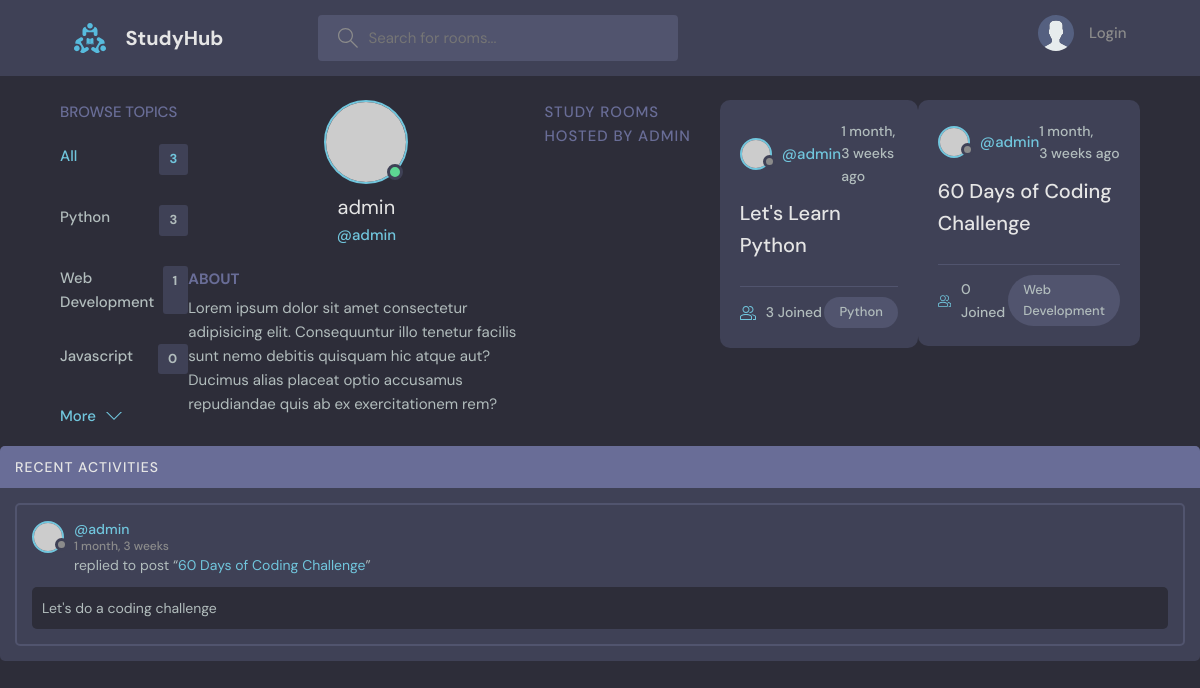
Page /profile/1/ on the committed database.
### base/models.py (models this page shows, shortened)
class Topic(models.Model):
    name = models.CharField(max_length=200)

class Room(models.Model):
    host = models.ForeignKey(User, on_delete=models.SET_NULL, null=True)
    topic = models.ForeignKey(Topic, on_delete=models.SET_NULL, null=True)
    name = models.CharField(max_length=200)
    description = models.TextField(null=True, blank=True)
    participants = models.ManyToManyField(User, related_name='participants', blank=True)
    updated = models.DateTimeField(auto_now=True)
    created = models.DateTimeField(auto_now_add=True)
    class Meta:
        ordering = ['-updated', '-created']
    def __str__(self):
        return self.name

class Message(models.Model):
    user = models.ForeignKey(User, on_delete=models.CASCADE)
    room = models.ForeignKey(Room, on_delete=models.CASCADE)
    body = models.TextField()
    updated = models.DateTimeField(auto_now=True)
    created = models.DateTimeField(auto_now_add=True)
    class Meta:
        ordering = ['-updated', '-created']

### base/views.py (the view)
# urls.py: path("profile/<str:pk>/", views.user_profile, name="user-profile"),
def user_profile(request, pk):
    user = User.objects.get(id=pk)
    rooms = user.room_set.all()
    room_messages = user.message_set.all()
    topics = Topic.objects.all()
    context = {'user': user, 'rooms':rooms, 'room_messages': room_messages, 'topics': topics}
    return render(request, 'base/profile.html', context)

### base/templates/base/profile.html (shortened to what this page needs)
{% extends 'main.html' %}
{% block content %}
  <main class="profile-page layout layout--3">
    <div class="container">
      {% include 'base/topics_component.html' %}
        <div class="profile">
          <div class="profile__avatar">
            <div class="avatar avatar--large active">
              <img src="https://randomuser.me/api/portraits/men/11.jpg" />
            </div>
          </div>
          <div class="profile__info">
            <h3>{{user.username}}</h3>
            <p>@{{user.username}}</p>
          </div>
          <div class="profile__about">
            <h3>About</h3>
            <p>
              Lorem ipsum dolor sit amet consectetur adipisicing elit. Consequuntur illo tenetur
              facilis sunt nemo debitis quisquam hic atque aut? Ducimus alias placeat optio
              accusamus repudiandae quis ab ex exercitationem rem?
            </p>
          </div>
        </div>
        <div class="roomList__header">
          <div>
            <h2>Study Rooms Hosted by {{user.username}}</a>
            </h2>
          </div>
        </div>
        {% include 'base/feed_component.html' %}
      </div>
      {% include 'base/activity_component.html' %}
  </main>
{% endblock content %}

### base/templates/base/topics_component.html
<div class="topics">
    <div class="topics__header">
        <h2>Browse Topics</h2>
    </div>
    <ul class="topics__list">
        <li>
            <a href="/" class="active">All <span>{{topics.count}}</span></a>
        </li>
        {% for topic in topics %}
        <li>
            <a href="{% url 'home' %}?q={{topic.name}}">{{topic.name}} <span>{{topic.room_set.all.count}}</span></a>
        </li>
        {% endfor %}
    </ul>
    <a class="btn btn--link" href="{% url 'topics' %}">
        More
        <svg version="1.1" xmlns="http://www.w3.org/2000/svg" width="32" height="32" viewBox="0 0 32 32">
            <title>chevron-down</title>
            <path d="M16 21l-13-13h-3l16 16 16-16h-3l-13 13z"></path>
        </svg>
    </a>
</div>

### base/templates/base/feed_component.html (shortened to what this page needs)
{% for room in rooms%}
<div class="roomListRoom">
    <div class="roomListRoom__header">
        <a href="{% url 'user-profile' room.host.id %}" class="roomListRoom__author">
            <div class="avatar avatar--small">
                <img src="https://randomuser.me/api/portraits/women/11.jpg" />
            </div>
            <span>@{{room.host.username}}</span>
        </a>
        <div class="roomListRoom__actions">
            <span>{{room.created|timesince}} ago</span>
        </div>
    </div>
    <div class="roomListRoom__content">
        <a href="{% url 'room' room.id %}">{{room.name}}</a>
    </div>
    <div class="roomListRoom__meta">
        <a href="{% url 'room' room.id %}" class="roomListRoom__joined">
            {{room.participants.all.count}} Joined
        </a>
        <p class="roomListRoom__topic">{{room.topic.name}}</p>
    </div>
</div>
{% endfor%}

### base/templates/base/activity_component.html (shortened to what this page needs)
<div class="activities">
    <div class="activities__header">
        <h2>Recent Activities</h2>
    </div>
    {% for message in room_messages %}
    <div class="activities__box">
        <div class="activities__boxHeader roomListRoom__header">
            <a href="{% url 'user-profile' message.user.id %}" class="roomListRoom__author">
                <div class="avatar avatar--small">
                    <img src="https://randomuser.me/api/portraits/women/11.jpg" />
                </div>
                <p>
                    @{{message.user}}
                    <span>{{message.created|timesince}}</span>
                </p>
            </a>
        </div>
        <div class="activities__boxContent">
            <p>replied to post “<a href="{% url 'room' message.room.id %}">{{message.room}}</a>”</p>
            <div class="activities__boxRoomContent">
               {{message.body}}
            </div>
        </div>
    </div>
    {% endfor %}
</div>

### rows in the picture
Topic: name "Python", room_set.all.count "3"
Topic: name "Web Development", room_set.all.count "1"
Topic: name "Javascript", room_set.all.count "0"
Room: host.username "admin", created "1 month, 3 weeks", name "Let's Learn Python", participants.all.count "3", topic.name "Python"
Room: host.username "admin", created "1 month, 3 weeks", name "60 Days of Coding Challenge", participants.all.count "0", topic.name "Web Development"
Message: user "admin", created "1 month, 3 weeks", room "60 Days of Coding Challenge", body "Let's do a coding challenge"

### other values in the picture
{{ topics.count }} "3"
{{ user.username }} "admin"
{{ user.username }} "ADMIN"
